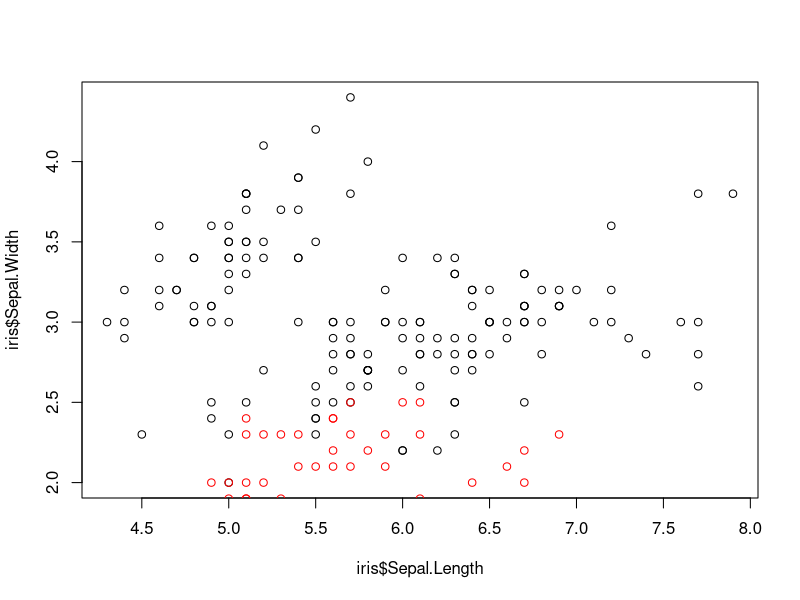
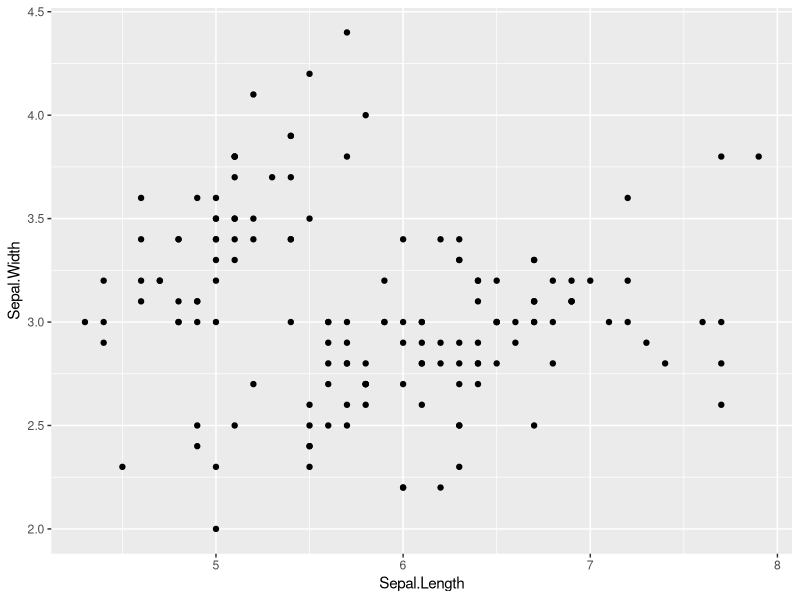
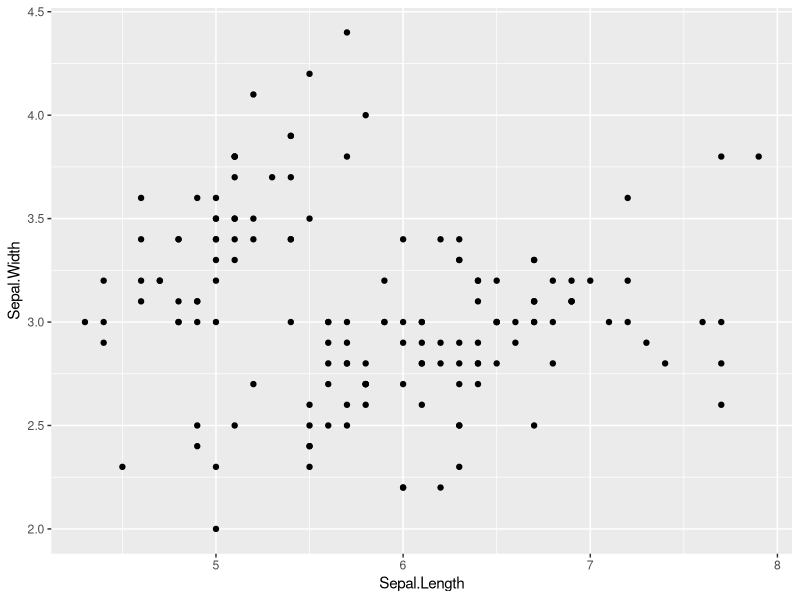
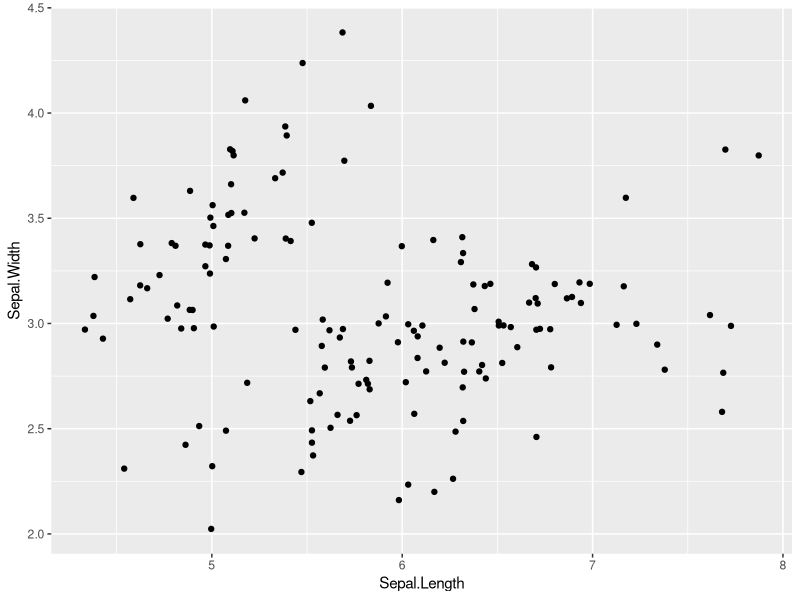
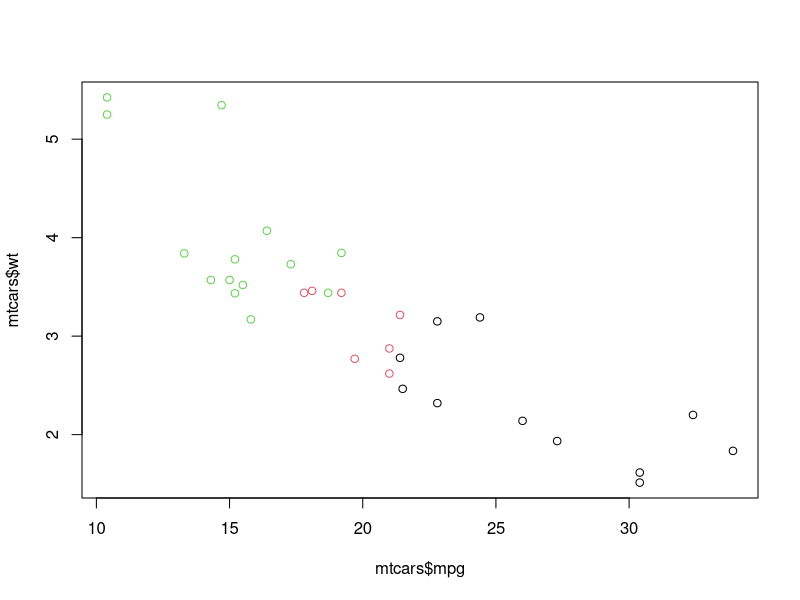
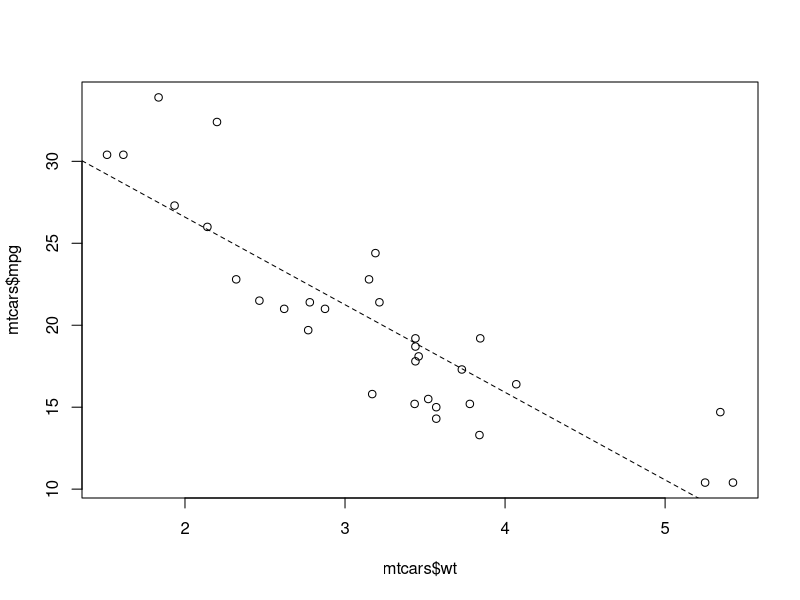
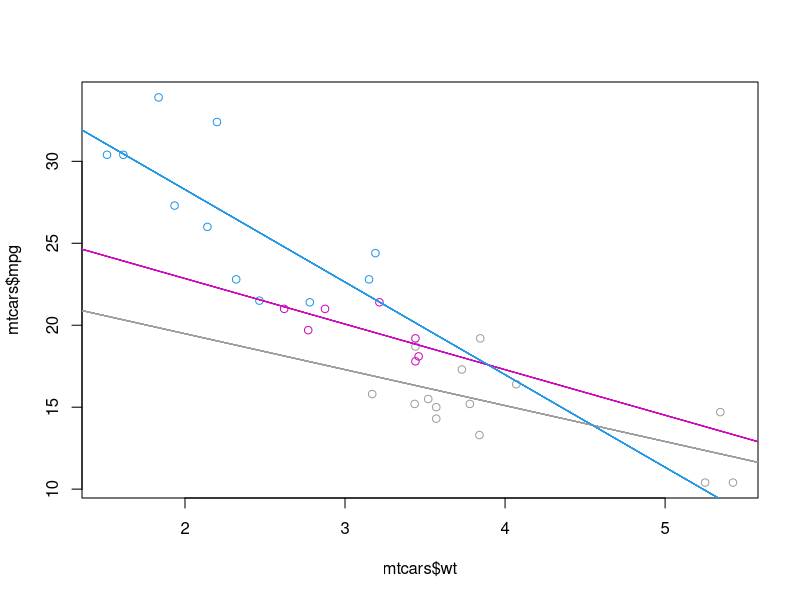
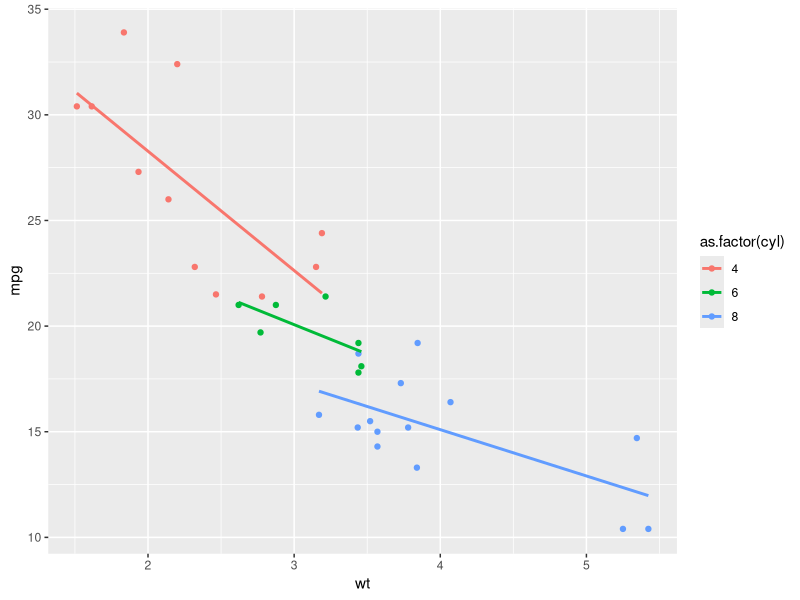

These figures' R source, in order: (Note: this script raises an error after producing the figures.)
library(ggplot2)
library(tidyr)

head(iris)

# Base package
plot(iris$Sepal.Length, iris$Sepal.Width)
points(iris$Petal.Length, iris$Petal.Width, col = 'red')

ggplot(iris, aes(Sepal.Length, Sepal.Width)) +
  geom_point()

p <- ggplot(iris, aes(Sepal.Length, Sepal.Width))
p + geom_point()
p + geom_jitter()

mtcars
head(mtcars)

# Plot the three variables of mtcars
plot(mtcars$mpg, mtcars$wt, col = as.factor(mtcars$cyl))

# Calculate a linear model 
carModel <- lm(mpg ~ wt, data = mtcars)
plot(mtcars$wt, mtcars$mpg)

# Plot linear model
abline(carModel, lty = 2)

plot(mtcars$wt, mtcars$mpg, col = mtcars$cyl)
lapply(mtcars$cyl, function(x) {
  abline(lm(mpg ~ wt, mtcars, subset = (cyl == x)), col = x)
})

# Plot linear model with ggplot2

ggplot(mtcars, aes(x = wt, y = mpg, col = as.factor(cyl))) +
  geom_point() +
  geom_smooth(method = 'lm', se = FALSE)

ggplot(mtcars, aes(x = wt, y = mpg, col = as.factor(cyl))) +
  geom_point() +
  geom_smooth(method = 'lm', se = FALSE) +
  geom_smooth(aes(group = 1), method = 'lm', se = FALSE, linetype = 2)


head(iris.wide)

ggplot(iris.wide, aes(x = Length, y = Width, col = Part)) +
  geom_point()

head(iris)

iris.tidy <- iris %>%
  gather(key, Value, -Species) %>%
  separate(key, c('Part', 'Measure', '\\.'))

ggplot(iris.tidy, aes(x = Measure, y = Value, col = Part)) + 
  geom_jitter()


ggplot(iris.tidy, aes(x = Measure, y = Value, col = Part)) + 
  geom_jitter() + 
  facet_grid(. ~ Species)

ggplot(iris, aes(x = Sepal.Length, y = Sepal.Width, col = Species)) +
  geom_point()

ggplot(iris) +
  geom_point(aes(x = Sepal.Length, y = Sepal.Width, col = Species))


ggplot(mtcars, aes(x = as.factor(cyl), y = mpg)) +
  geom_point()

ggplot(mtcars, aes(x = wt, y = mpg, col = as.factor(cyl))) +
  geom_point(shape = 1, size = 4)

ggplot(mtcars, aes(x = wt, y = mpg, fill = as.factor(cyl))) +
  geom_point(shape = 1, size = 4)

ggplot(mtcars, aes(x = wt, y = mpg, fill = as.factor(cyl))) +
  geom_point(shape = 21, size = 4, alpha = 0.6)

ggplot(mtcars, aes(x = wt, y = mpg, fill = as.factor(cyl), col = as.factor(am))) +
  geom_point(shape = 21, size = 4, alpha = 0.6)

ggplot(iris, aes(col = Sepal.Length, y = Sepal.Width, 
                 x = Species)) +
  geom_point()

ggplot(iris, aes(size = Sepal.Length, y = Sepal.Width, 
                 x = Species)) +
  geom_point()

ggplot(iris, aes(x = Sepal.Length, y = Sepal.Width, 
                 col = Species)) +
  geom_point()

ggplot(iris, aes(x = Sepal.Length, y = Sepal.Width, 
                 shape = Species)) +
  geom_point()

ggplot(iris, aes(x = Sepal.Length, y = Sepal.Width, 
                 shape = Species, col = Species)) +
  geom_point()

# Map Species to size
ggplot(iris, aes(x = Sepal.Length, y = Sepal.Width, 
                 size = Species)) +
  geom_point()

# Map Species to alpha

ggplot(iris, aes(x = Sepal.Length, y = Sepal.Width, 
                 alpha = Species)) +
  geom_point()

ggplot(iris, aes(x = Sepal.Length, y = Sepal.Width, 
                 label = Species)) +
  geom_text()

# Set the color aesthetic 

ggplot(iris, aes(x = Sepal.Length, y = Sepal.Width, 
                 col = Species)) +
  geom_point()

# Set the color aesthetic and attribute

ggplot(iris, aes(x = Sepal.Length, y = Sepal.Width, 
                 col = Species)) +
  geom_point(color = "#4ABEFF")

ggplot(iris, aes(x = Sepal.Length, y = Sepal.Width, 
                 fill = Species)) +
  geom_point(shape = 23, color = "#4ABEFF", size = 10)



ggplot(iris, aes(x = Sepal.Length, y = Sepal.Width, 
                 fill = Species)) +
  geom_point(alpha = 0.5)

ggplot(iris, aes(x = Sepal.Length, y = Sepal.Width, 
                 fill = Species)) +
  geom_point(shape = 24, col = 'yellow')

ggplot(iris, aes(x = Sepal.Length, y = Sepal.Width, 
                 fill = Species)) +
  geom_text(label = rownames(iris), color = 'red')

ggplot(mtcars, aes(x = mpg, y = qsec, 
                   col = factor(cyl), shape = factor(am))) +
  geom_point()

# Add mapping: (hp/wt) onto size (now 5 aesthetics)
ggplot(mtcars, aes(x = mpg, y = qsec, col = factor(cyl), 
                   shape = factor(am), size = (hp/wt))) +
  geom_point()


ggplot(iris, aes(x = Sepal.Length, y = Sepal.Width, 
                 col = Species)) +
  geom_point(position = 'identity')


ggplot(iris, aes(x = Sepal.Length, y = Sepal.Width, 
                 col = Species)) +
  geom_point(position = 'jitter')


posn.j <- position_jitter(width = 0.1)
ggplot(iris, aes(x = Sepal.Length, y = Sepal.Width, col = Species)) +
  geom_point(position = posn.j)



ggplot(iris, aes(x = Sepal.Length, y = Sepal.Width, 
                 col = Species)) +
  geom_point(position = 'jitter') +
  scale_x_continuous('Sepal Lenght') +
  scale_color_discrete('Species')


ggplot(iris, aes(x = Sepal.Length, y = Sepal.Width, 
                 col = Species)) +
  geom_point(position = 'jitter') +
  scale_x_continuous('Sepal Lenght', limits = c(2,8)) +
  scale_color_discrete('Species')



ggplot(iris, aes(x = Sepal.Length, y = Sepal.Width, 
                 col = Species)) +
  geom_point(position = 'jitter') +
  scale_x_continuous('Sepal Lenght', limits = c(2,8),
                     breaks = seq(2, 8, 3)) +
  scale_color_discrete('Species')

ggplot(iris, aes(x = Sepal.Length, y = Sepal.Width, 
                 col = Species)) +
  geom_point(position = 'jitter') +
  scale_x_continuous('Sepal Lenght', limits = c(2,8),
                     breaks = seq(2, 8, 3), expand = c(0,0)) +
  scale_color_discrete('Species',
                       labels = c('Setosa', 'Versicolor', 'Virginica'))



ggplot(iris, aes(x = Sepal.Length, y = Sepal.Width, 
                 col = Species)) +
  geom_point(position = 'jitter') +
  labs(x = 'Sepal Length', y = 'Sepal Width', col = 'Species')


cyl.am <- ggplot(mtcars, aes(x = factor(cyl), fill = factor(am)))

cyl.am + geom_bar()

cyl.am + geom_bar(position = 'fill')

cyl.am + geom_bar(position = 'dodge')

cyl.am +
  geom_bar(position = "dodge") +
  scale_x_discrete("Cylinders") + 
  scale_y_continuous("Number") +
  scale_fill_manual("Transmission", 
                    values = c("#E41A1C", "#377EB8"),
                    labels = c("Manual", "Automatic"))





